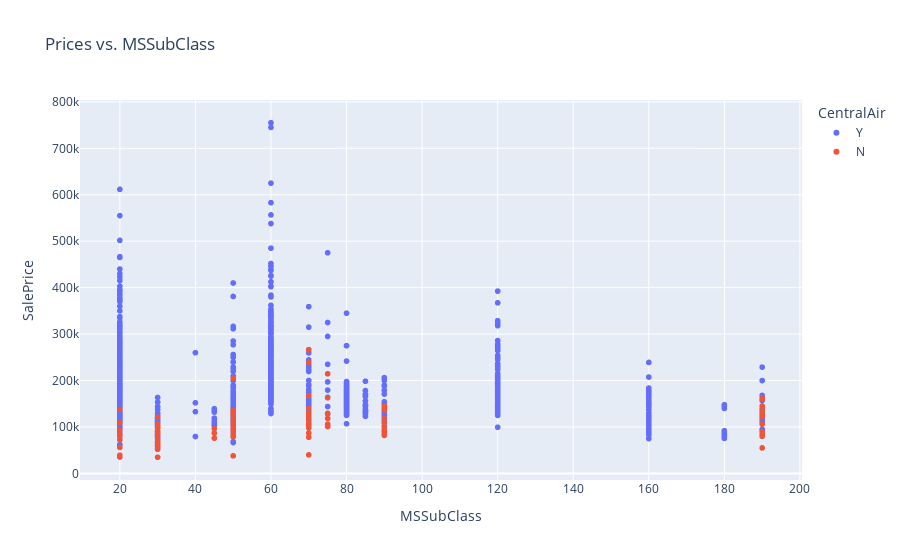

This figure's notebook cell:
### Code cell
#Plot scatter with plotly

fig = px.scatter(prices_df,
                 x = prices_df.MSSubClass, 
                y= prices_df.SalePrice,
                color= 'CentralAir',
                hover_data = ['HeatingQC'],
                title='Prices vs. MSSubClass')
fig.show()

### Figure 1 — Plotly figure (JSON) as saved in the notebook; plotly's stock layout.template omitted (floating-point values rounded to 4 significant figures; data arrays with more than 128 entries replaced by an {"elided": "..."} marker saying what was removed)
{"data": [{"customdata": {"elided": "1365x1 str values"}, "hovertemplate": "CentralAir=Y<br>MSSubClass=%{x}<br>SalePrice=%{y}<br>HeatingQC=%{customdata[0]}<extra></extra>", "legendgroup": "Y", "marker": {"color": "#636efa", "symbol": "circle"}, "mode": "markers", "name": "Y", "showlegend": true, "type": "scattergl", "x": {"elided": "1365 int values"}, "xaxis": "x", "y": {"elided": "1365 int values"}, "yaxis": "y"}, {"customdata": [["Fa"], ["TA"], ["TA"], ["TA"], ["TA"], ["Gd"], ["TA"], ["TA"], ["Ex"], ["Fa"], ["TA"], ["Gd"], ["Fa"], ["TA"], ["Fa"], ["Gd"], ["Gd"], ["Gd"], ["Gd"], ["Ex"], ["Po"], ["Gd"], ["TA"], ["Fa"], ["TA"], ["Gd"], ["TA"], ["TA"], ["TA"], ["Fa"], ["TA"], ["TA"], ["Fa"], ["TA"], ["TA"], ["Fa"], ["TA"], ["Fa"], ["TA"], ["Ex"], ["Ex"], ["TA"], ["Fa"], ["TA"], ["Fa"], ["Fa"], ["TA"], ["Fa"], ["Gd"], ["TA"], ["TA"], ["TA"], ["TA"], ["TA"], ["TA"], ["Ex"], ["Gd"], ["TA"], ["Ex"], ["TA"], ["TA"], ["TA"], ["TA"], ["Fa"], ["TA"], ["TA"], ["TA"], ["Fa"], ["Fa"], ["TA"], ["TA"], ["Ex"], ["TA"], ["Fa"], ["TA"], ["TA"], ["Gd"], ["Fa"], ["Gd"], ["TA"], ["TA"], ["Fa"], ["TA"], ["TA"], ["TA"], ["Fa"], ["Fa"], ["Fa"], ["TA"], ["TA"], ["TA"], ["Ex"], ["Fa"], ["Fa"], ["Gd"]], "hovertemplate": "CentralAir=N<br>MSSubClass=%{x}<br>SalePrice=%{y}<br>HeatingQC=%{customdata[0]}<extra></extra>", "legendgroup": "N", "marker": {"color": "#EF553B", "symbol": "circle"}, "mode": "markers", "name": "N", "showlegend": true, "type": "scattergl", "x": [30, 70, 90, 90, 75, 50, 90, 50, 190, 30, 50, 190, 50, 30, 70, 50, 190, 30, 50, 190, 45, 75, 70, 90, 50, 30, 45, 190, 70, 50, 30, 90, 70, 190, 30, 45, 190, 20, 70, 50, 70, 30, 30, 70, 70, 190, 190, 75, 90, 70, 50, 75, 20, 20, 70, 90, 20, 75, 30, 30, 90, 20, 90, 50, 50, 70, 190, 30, 20, 90, 30, 20, 190, 90, 30, 30, 50, 190, 50, 20, 70, 75, 190, 70, 20, 30, 30, 70, 30, 30, 50, 190, 90, 30, 50], "xaxis": "x", "y": [68500, 40000, 82000, 110000, 101000, 107400, 136500, 85000, 133900, 83000, 115000, 84500, 79000, 98000, 107000, 79000, 137000, 73000, 205000, 135900, 87000, 214500, 78000, 87500, 95000, 61000, 76000, 145000, 239000, 126000, 90350, 118000, 98000, 160000, 34900, 96500, 106250, 39300, 128000, 131500, 114504, 67000, 60000, 103600, 87000, 55000, 129000, 163000, 93500, 265979, 98000, 106000, 55993, 93000, 140000, 141000, 109500, 118500, 106500, 88000, 145000, 35311, 145000, 37900, 135000, 167500, 125000, 91000, 82000, 100000, 85000, 84000, 90000, 92900, 60000, 102000, 94000, 80000, 80500, 137900, 130000, 129500, 122000, 107500, 72500, 55000, 52500, 122000, 91000, 58500, 136000, 163000, 90000, 121000, 112000], "yaxis": "y"}], "layout": {"legend": {"title": {"text": "CentralAir"}, "tracegroupgap": 0}, "title": {"text": "Prices vs. MSSubClass"}, "xaxis": {"anchor": "y", "domain": [0, 1], "title": {"text": "MSSubClass"}}, "yaxis": {"anchor": "x", "domain": [0, 1], "title": {"text": "SalePrice"}}}}
